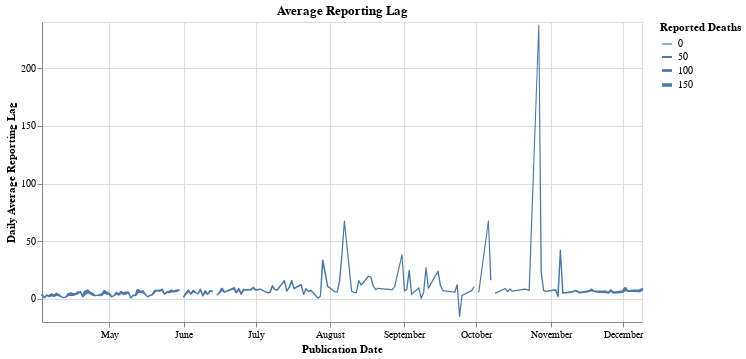

Notebook source saved alongside this figure:
### Markdown cell above
# Work in progress

Experimental stuff

### Code cell
def average_lag(df, start_date):
    df1 = pd.DataFrame(df.groupby("publication_date")["n_diff"].sum())
    df1["average_lag"] = (
        df.groupby("publication_date")["age"].sum()
        / df.groupby("publication_date")["n_diff"].sum()
    )
    df1 = df1.reset_index()
    df1 = df1[df1["publication_date"] >= start_date]

    lag_chart = (
        alt.Chart(df1, width=600, title="Average Reporting Lag")
        .mark_trail()
        .encode(
            x=alt.X("publication_date", title="Publication Date"),
            y=alt.Y("average_lag:Q", title="Daily Average Reporting Lag"),
            size=alt.Size("n_diff", title="Reported Deaths"),
        )
    )

    return lag_chart

average_lag(fhm_data, '2020-04-03')

### Figure 1 — Vega-Lite specification as saved in the notebook (floating-point values rounded to 4 significant figures; data arrays with more than 128 entries replaced by an {"elided": "..."} marker saying what was removed)
{"config": {"view": {"continuousWidth": 400, "continuousHeight": 300}}, "data": {"name": "data-cab1f3cc8473909989df089acd01f69d"}, "mark": "trail", "encoding": {"size": {"type": "quantitative", "field": "n_diff", "title": "Reported Deaths"}, "x": {"type": "temporal", "field": "publication_date", "title": "Publication Date"}, "y": {"type": "quantitative", "field": "average_lag", "title": "Daily Average Reporting Lag"}}, "title": "Average Reporting Lag", "width": 600, "$schema": "https://vega.github.io/schema/vega-lite/v4.8.1.json", "datasets": {"data-cab1f3cc8473909989df089acd01f69d": {"elided": "186 records"}}}
